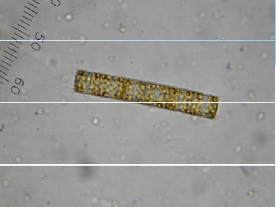
#> input picture Test/dataset/test.jpg, 276 x 207 px; its folder holds only this picture in this run
$ python read_files_harris__031515.py
#> lines starting #> are read from the running program, lines starting #| are printed output that depends on the picture
# -*- coding: utf-8 -*-
"""
Created on Thu Feb 19 00:45:48 2015

@author: JD-SW
"""

from PIL import Image
import matplotlib.pylab as plt
import matplotlib.cm as cm
import numpy as np
import os
import cv2 as cv
from scipy.ndimage import filters
from pylab import *
rootdir = './dataset'

def compute_harris_response(im,sigma=1):
    """ Compute the Harris corner detector response function
        for each pixel in a graylevel image. """

    # derivatives
    imx = zeros(im.shape)
    filters.gaussian_filter(im, (sigma,sigma), (0,1), imx)
    imy = zeros(im.shape)
    filters.gaussian_filter(im, (sigma,sigma), (1,0), imy)

    # compute components of the Harris matrix
    Dxx = filters.gaussian_filter(imx*imx,sigma)
    Dxy = filters.gaussian_filter(imx*imy,sigma)
    Dyy = filters.gaussian_filter(imy*imy,sigma)

    # determinant and trace
    Ddet = Dxx*Dyy - Dxy**2
    Dtr = Dxx + Dyy

    return Ddet / Dtr

def get_harris_points(harrisim,min_dist=10,threshold=0.1):
    """ Return corners from a Harris response image
        min_dist is the minimum number of pixels separating
        corners and image boundary. """

    # find top corner candidates above a threshold
    corner_threshold = harrisim.max() * threshold
    harrisim_t = (harrisim > corner_threshold) * 1

    # get coordinates of candidates
    coords = array(harrisim_t.nonzero()).T

    # ...and their values
    candidate_values = [harrisim[c[0],c[1]] for c in coords]

    # sort candidates
    index = argsort(candidate_values)

    # store allowed point locations in array
    allowed_locations = zeros(harrisim.shape)
    allowed_locations[min_dist:- min_dist,min_dist:- min_dist] = 1

    # select the best points taking min_distance into account
    filtered_coords = []
    for i in index:
        if allowed_locations[coords[i,0],coords[i,1]] == 1:
            filtered_coords.append(coords[i])
            allowed_locations[(coords[i,0]-min_dist):(coords[i,0]+min_dist),
                              (coords[i,1]-min_dist):(coords[i,1]+min_dist)] = 0

    return filtered_coords

def plot_harris_points(image,filtered_coords):
    """ Plots corners found in image. """
    plt.figure()
    plt.gray()
    plt.imshow(image)
    plt.plot([p[1] for p in filtered_coords],[p[0] for p in filtered_coords],'*b')
    plt.axis('off')
    plt.show()

def readfiles():
    all_im=[]
    for root,dirs,files in os.walk(rootdir):
        for f in files:
            if f.endswith('jpg') or f.endswith('JPG'):
                im = Image.open(os.path.join(root,f)).convert('LA')
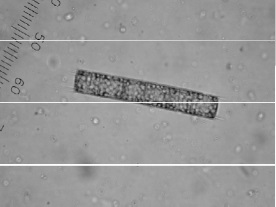
#> im: PIL image 276x207 LA; mean R, G, B, A 151.6, 151.6, 151.6, 255
# [10 lines of commented-out code are left out]
                all_im.append(np.asarray(im.getdata(),dtype=np.uint8))
    return all_im


def main():
    all_im = readfiles()
#> all_im = 1 item
#    img = PIL.Image.fromarray(arr)
#    fromarray
##

    for im in all_im:
#        img = PIL.Image.fromarray(im)
        harrisim = compute_harris_response(im)
        filtered_coords = get_harris_points(harrisim,5,.2)
        plot_harris_points(im, filtered_coords)
#> this loop made 1 pass
#> corner_threshold in get_harris_points on pass 1: 47.45
# [9 lines of commented-out code are left out]


if __name__ == '__main__':
    main()
